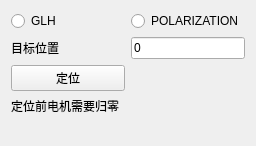
            <widget class="QWidget" name="page">
             <property name="geometry">
              <rect>
               <x>0</x>
               <y>0</y>
               <width>256</width>
               <height>146</height>
              </rect>
             </property>
             <attribute name="label">
              <string>定位模式</string>
             </attribute>
             <layout class="QGridLayout" name="gridLayout_12">
              <item row="1" column="1">
               <widget class="QLineEdit" name="lineEdit_motorTargetPosition">
                <property name="sizePolicy">
                 <sizepolicy hsizetype="Preferred" vsizetype="Fixed">
                  <horstretch>0</horstretch>
                  <verstretch>0</verstretch>
                 </sizepolicy>
                </property>
                <property name="text">
                 <string>0</string>
                </property>
               </widget>
              </item>
              <item row="1" column="0">
               <widget class="QLabel" name="label_9">
                <property name="text">
                 <string>目标位置</string>
                </property>
               </widget>
              </item>
              <item row="2" column="0">
               <widget class="QPushButton" name="btn_motorMovePostion">
                <property name="text">
                 <string>定位</string>
                </property>
               </widget>
              </item>
              <item row="4" column="0">
               <spacer name="verticalSpacer_8">
                <property name="orientation">
                 <enum>Qt::Vertical</enum>
                </property>
                <property name="sizeHint" stdset="0">
                 <size>
                  <width>20</width>
                  <height>140</height>
                 </size>
                </property>
               </spacer>
              </item>
              <item row="3" column="0">
               <widget class="QLabel" name="label_27">
                <property name="text">
                 <string>定位前电机需要归零</string>
                </property>
               </widget>
              </item>
              <item row="0" column="1">
               <widget class="QRadioButton" name="rbtn_POLARIZATION">
                <property name="text">
                 <string>POLARIZATION</string>
                </property>
               </widget>
              </item>
              <item row="0" column="0">
               <widget class="QRadioButton" name="rbtn_GLH">
                <property name="text">
                 <string>GLH</string>
                </property>
               </widget>
              </item>
             </layout>
            </widget>
